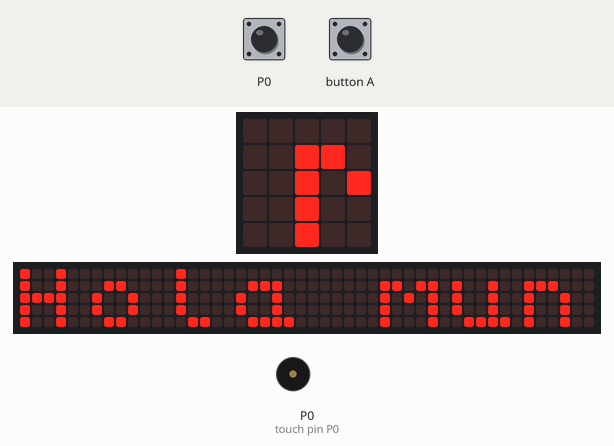
A program run on a simulated BBC micro:bit (MakeCode). Shown: the board's 5×5 LED display, a strip that is not on the board, showing the scrolling text unrolled, buzzer (waves = sounding). The test bench sets the inputs (shaded band). The 48×5 strip is a reading aid, not a part: it shows the text the display is scrolling, unrolled, one strip-width of it at a time.

Above: at 5.0 s.
5.1 s: touch pin P0 pressed for 0.15 s
At 5.3 s:
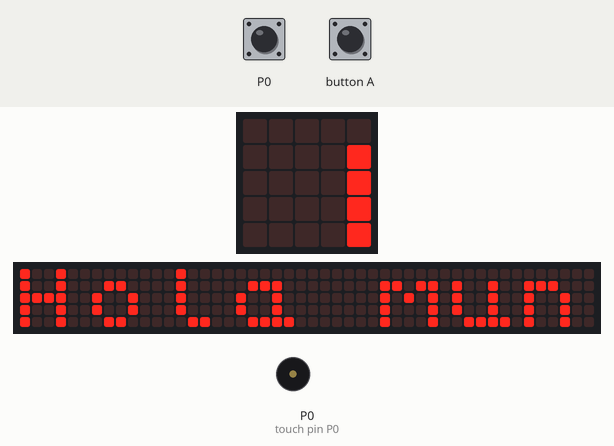
5.8 s: touch pin P0 pressed for 0.15 s
At 6.2 s:
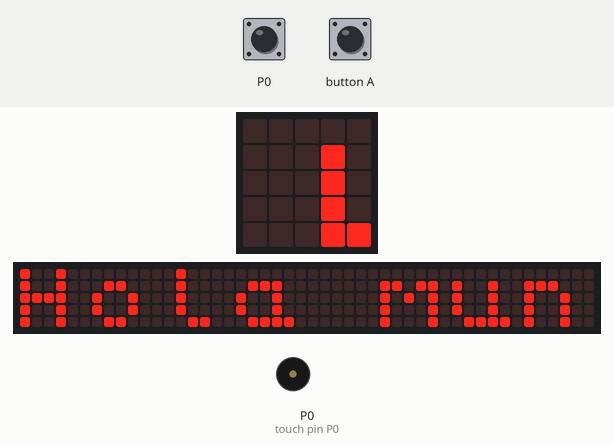
6.5 s: touch pin P0 pressed for 0.15 s
At 6.8 s:
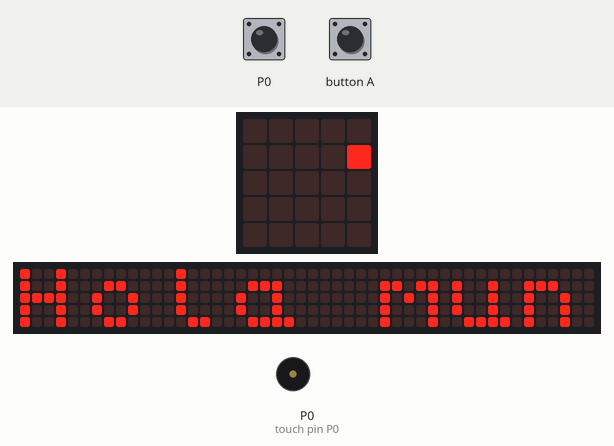
7.2 s: button A pressed for 0.15 s
7.9 s: touch pin P0 pressed for 0.15 s
At 8.1 s:
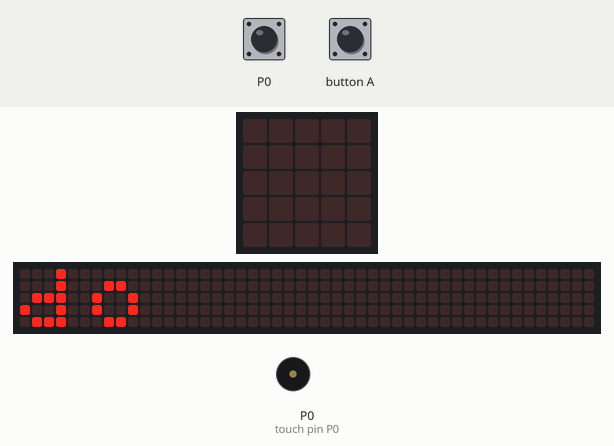
8.6 s: touch pin P0 pressed 5 times (0.12 s each, 0.3 s apart)
At 10.3 s:
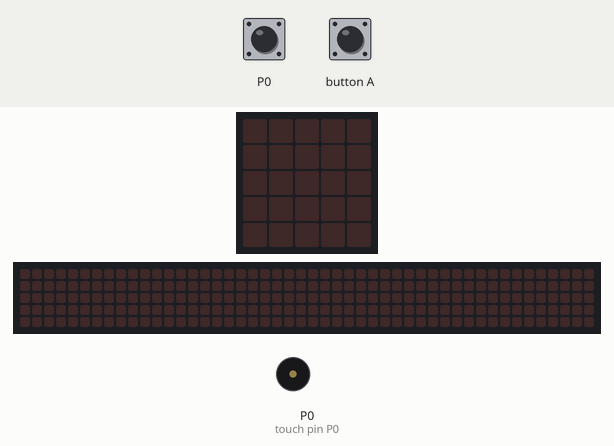
Timing chart, 0 to 31.4 s (numbered marks = the images above; inputs shaded):
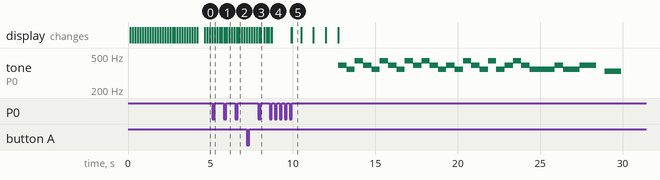

The program:

main.ts
```typescript
input.onPinPressed(TouchPin.P0, function () {
    basic.clearScreen()
})
input.onButtonPressed(Button.A, function () {
    basic.showLeds(`
        . # . # .
        . # . # .
        . . . . .
        # . . . #
        . # # # .
        `)
})
basic.showString("Hola mundo")
basic.showIcon(IconNames.Heart)
basic.showNumber(3)
basic.showNumber(2)
basic.showNumber(1)
music.playMelody("G F A G F A G F ", 120)
music.playMelody("A G A G F G F A ", 120)
music.playMelody("G F A F G A G F ", 120)
music.playMelody("F F G F F G G - ", 120)
if (input.buttonIsPressed(Button.A)) {
    music.playMelody("C5 C5 - - - - - - ", 120)
} else if (input.buttonIsPressed(Button.A)) {
    music.playMelody("C5 B A G A B C5 - ", 120)
} else {
    music.playMelody("E E - - - - - - ", 120)
}
input.setAccelerometerRange(AcceleratorRange.EightG)
basic.showLeds(`
    # . # . #
    . # . # .
    # . # . #
    . # . # .
    # . # . #
    `)
```

test.ts
```typescript
// aquí va el archivo "tests"; esto no se compilará cuando este paquete se utilice como una extensión.
```

Measured:
- after the input at 5.1 s, the display: first differs from a run without the input after 0.15 s (image 1)
- after the input at 5.8 s, the display: first differs from a run without the input after 0.15 s (image 2 shows a later state)
- after the input at 6.5 s, the display: first differs from a run without the input after 0.15 s (image 3 shows a later state)
- after the input at 7.9 s, the display: first differs from a run without the input after 0.15 s (image 4)
- by itself, tone on P0 (touch pin P0): plays 392 Hz for 0.51 s, 349 Hz for 0.51 s, 440 Hz for 0.51 s, 392 Hz for 0.51 s, 349 Hz for 0.51 s, 440 Hz for 0.51 s … (28 notes in this stretch)
- what the display in image 5 shows lasts 0.6 s, from 9.9 s to 10.5 s
